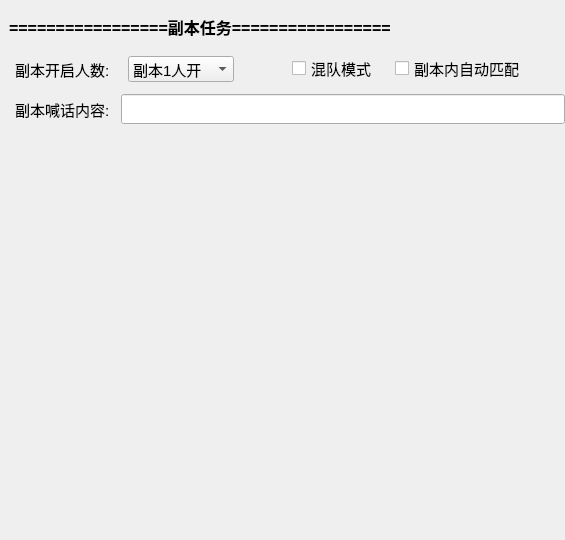
                     <widget class="QWidget" name="widget_7" native="true">
                      <property name="minimumSize">
                       <size>
                        <width>0</width>
                        <height>540</height>
                       </size>
                      </property>
                      <property name="maximumSize">
                       <size>
                        <width>16777215</width>
                        <height>540</height>
                       </size>
                      </property>
                      <layout class="QVBoxLayout" name="verticalLayout_7">
                       <property name="spacing">
                        <number>10</number>
                       </property>
                       <property name="leftMargin">
                        <number>0</number>
                       </property>
                       <property name="topMargin">
                        <number>10</number>
                       </property>
                       <property name="rightMargin">
                        <number>0</number>
                       </property>
                       <property name="bottomMargin">
                        <number>0</number>
                       </property>
                       <item>
                        <widget class="QLabel" name="label">
                         <property name="styleSheet">
                          <string notr="true">    QLabel {
        color: black;
        background-color: rgba(255, 255, 255, 0);
        border: none;
        font-size: 16px;
        font-weight: bold;
        padding: 5px;
        qproperty-alignment: AlignCenter;
    }</string>
                         </property>
                         <property name="text">
                          <string>=================副本任务=================</string>
                         </property>
                        </widget>
                       </item>
                       <item>
                        <widget class="QWidget" name="widget_9" native="true">
                         <property name="minimumSize">
                          <size>
                           <width>0</width>
                           <height>30</height>
                          </size>
                         </property>
                         <layout class="QHBoxLayout" name="horizontalLayout_4">
                          <property name="spacing">
                           <number>18</number>
                          </property>
                          <property name="leftMargin">
                           <number>15</number>
                          </property>
                          <property name="topMargin">
                           <number>0</number>
                          </property>
                          <property name="rightMargin">
                           <number>0</number>
                          </property>
                          <property name="bottomMargin">
                           <number>0</number>
                          </property>
                          <item>
                           <widget class="QLabel" name="label_6">
                            <property name="font">
                             <font>
                              <pointsize>11</pointsize>
                             </font>
                            </property>
                            <property name="text">
                             <string>副本开启人数:</string>
                            </property>
                           </widget>
                          </item>
                          <item>
                           <widget class="QComboBox" name="comboBox_2">
                            <property name="minimumSize">
                             <size>
                              <width>85</width>
                              <height>0</height>
                             </size>
                            </property>
                            <property name="font">
                             <font>
                              <pointsize>11</pointsize>
                             </font>
                            </property>
                            <item>
                             <property name="text">
                              <string>副本1人开</string>
                             </property>
                            </item>
                            <item>
                             <property name="text">
                              <string>副本2人开</string>
                             </property>
                            </item>
                            <item>
                             <property name="text">
                              <string>副本3人开</string>
                             </property>
                            </item>
                            <item>
                             <property name="text">
                              <string>副本4人开</string>
                             </property>
                            </item>
                            <item>
                             <property name="text">
                              <string>副本5人开</string>
                             </property>
                            </item>
                            <item>
                             <property name="text">
                              <string>副本6人开</string>
                             </property>
                            </item>
                            <item>
                             <property name="text">
                              <string>副本7人开</string>
                             </property>
                            </item>
                            <item>
                             <property name="text">
                              <string>副本8人开</string>
                             </property>
                            </item>
                            <item>
                             <property name="text">
                              <string>副本9人开</string>
                             </property>
                            </item>
                            <item>
                             <property name="text">
                              <string>副本10人开</string>
                             </property>
                            </item>
                           </widget>
                          </item>
                          <item>
                           <spacer name="horizontalSpacer_3">
                            <property name="orientation">
                             <enum>Qt::Horizontal</enum>
                            </property>
                            <property name="sizeHint" stdset="0">
                             <size>
                              <width>40</width>
                              <height>20</height>
                             </size>
                            </property>
                           </spacer>
                          </item>
                          <item>
                           <widget class="QCheckBox" name="checkBox_13">
                            <property name="font">
                             <font>
                              <pointsize>11</pointsize>
                             </font>
                            </property>
                            <property name="text">
                             <string>混队模式</string>
                            </property>
                           </widget>
                          </item>
                          <item>
                           <widget class="QCheckBox" name="checkBox">
                            <property name="font">
                             <font>
                              <pointsize>11</pointsize>
                             </font>
                            </property>
                            <property name="text">
                             <string>副本内自动匹配</string>
                            </property>
                           </widget>
                          </item>
                          <item>
                           <spacer name="horizontalSpacer_4">
                            <property name="orientation">
                             <enum>Qt::Horizontal</enum>
                            </property>
                            <property name="sizeHint" stdset="0">
                             <size>
                              <width>40</width>
                              <height>20</height>
                             </size>
                            </property>
                           </spacer>
                          </item>
                         </layout>
                        </widget>
                       </item>
                       <item>
                        <widget class="QWidget" name="widget_10" native="true">
                         <property name="minimumSize">
                          <size>
                           <width>0</width>
                           <height>30</height>
                          </size>
                         </property>
                         <layout class="QHBoxLayout" name="horizontalLayout_5">
                          <property name="spacing">
                           <number>11</number>
                          </property>
                          <property name="leftMargin">
                           <number>15</number>
                          </property>
                          <property name="topMargin">
                           <number>0</number>
                          </property>
                          <property name="rightMargin">
                           <number>0</number>
                          </property>
                          <property name="bottomMargin">
                           <number>0</number>
                          </property>
                          <item>
                           <widget class="QLabel" name="label_5">
                            <property name="font">
                             <font>
                              <pointsize>11</pointsize>
                             </font>
                            </property>
                            <property name="text">
                             <string>副本喊话内容:</string>
                            </property>
                           </widget>
                          </item>
                          <item>
                           <widget class="QLineEdit" name="lineEdit">
                            <property name="minimumSize">
                             <size>
                              <width>0</width>
                              <height>30</height>
                             </size>
                            </property>
                            <property name="font">
                             <font>
                              <pointsize>11</pointsize>
                             </font>
                            </property>
                           </widget>
                          </item>
                         </layout>
                        </widget>
                       </item>
                       <item>
                        <spacer name="verticalSpacer">
                         <property name="orientation">
                          <enum>Qt::Vertical</enum>
                         </property>
                         <property name="sizeHint" stdset="0">
                          <size>
                           <width>20</width>
                           <height>397</height>
                          </size>
                         </property>
                        </spacer>
                       </item>
                      </layout>
                     </widget>
